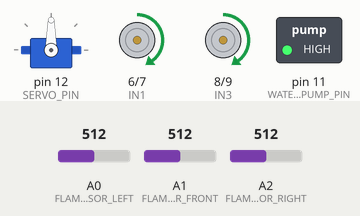
Recording of a sketch running on a simulated Arduino Uno, built with avr-gcc and run on an emulated ATmega328P. On the bench: servo, motor-driver pin pairs drawn as motors (green arrow = first pin HIGH = forward, orange = second pin HIGH = backward, longer = more drive, scaled by the enable pin), switched loads named in the sketch (green lamp = pin HIGH). The test bench sets the inputs (shaded band); at power-on: A1 (FLAME_SENSOR_FRONT) = 512, A0 (FLAME_SENSOR_LEFT) = 512, A2 (FLAME_SENSOR_RIGHT) = 512.

Above: at 1.2 s.
1.3 s: A1 (FLAME_SENSOR_FRONT) set to 840
2.8 s: A1 (FLAME_SENSOR_FRONT) set to 858
At 4.0 s:
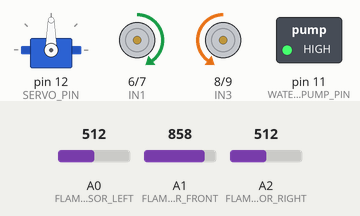
4.3 s: A0 (FLAME_SENSOR_LEFT) set to 832
5.8 s: A0 (FLAME_SENSOR_LEFT) set to 868
At 6.4 s:
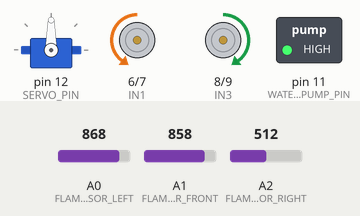
7.3 s: A2 (FLAME_SENSOR_RIGHT) set to 833
8.8 s: A2 (FLAME_SENSOR_RIGHT) set to 861
At 9.9 s:
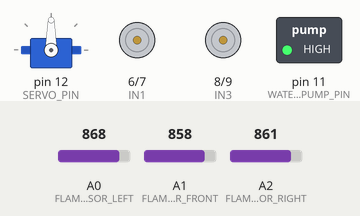
Timing chart, 0 to 11.3 s (numbered marks = the images above; inputs shaded):
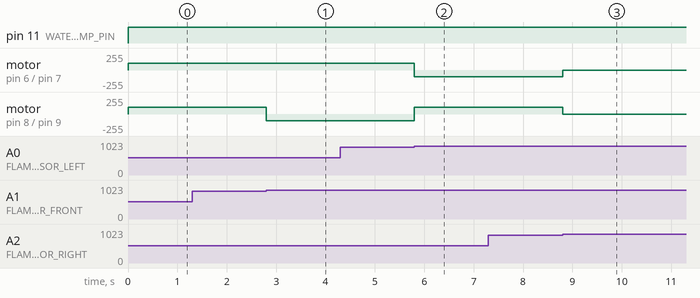

Measured:
- the behaviour switches between 849 and 850 on A1 (FLAME_SENSOR_FRONT) (found by bisection; images 0 and 1)
- the behaviour switches between 849 and 850 on A0 (FLAME_SENSOR_LEFT) (found by bisection; images 1 and 2)
- the behaviour switches between 849 and 850 on A2 (FLAME_SENSOR_RIGHT) (found by bisection; images 2 and 3)
- after the input at 1.3 s, every drawn part: stays the same
- after the input at 2.8 s, motor on pin 8 (IN3) / pin 9 (IN4): forward 100/255 → backward 100/255 at once
- after the input at 4.3 s, every drawn part: stays the same
- after the input at 5.8 s, motor on pin 6 (IN1) / pin 7 (IN2): forward 100/255 → backward 100/255 at once; motor on pin 8 (IN3) / pin 9 (IN4): backward 100/255 → forward 100/255 at once
- after the input at 7.3 s, every drawn part: stays the same
- after the input at 8.8 s, motor on pin 6 (IN1) / pin 7 (IN2): backward 100/255 → stopped at once; motor on pin 8 (IN3) / pin 9 (IN4): forward 100/255 → stopped at once

The sketch:

final_fighr_fiter_and_car.ino
```cpp
#include <Servo.h>    //1
#include <NewPing.h>

// Motor Driver Pins (L298N)
#define ENA 5
#define IN1 6
#define IN2 7
#define IN3 8
#define IN4 9
#define ENB 10

// Flame Sensor Pins
#define FLAME_SENSOR_LEFT A0 //
#define FLAME_SENSOR_FRONT A1
#define FLAME_SENSOR_RIGHT A2

// Water Pump Relay
#define WATER_PUMP_PIN 11

// Fire Detection Threshold
#define FLAME_THRESHOLD 850

// Ultrasonic Sensor & Servo
#define SERVO_PIN 12
#define ULTRASONIC_SENSOR_TRIG 13
#define ULTRASONIC_SENSOR_ECHO 11
#define MAX_SPEED 100
#define TURN_DURATION 700
#define DISTANCE_TO_CHECK 40

NewPing mySensor(ULTRASONIC_SENSOR_TRIG, ULTRASONIC_SENSOR_ECHO, 400);
Servo myServo;

// Fire-fighting mode flag
bool fireDetected = false;
unsigned long lastFireTime = 0;

void setup() {
    pinMode(ENA, OUTPUT);
    pinMode(IN1, OUTPUT);
    pinMode(IN2, OUTPUT);
    pinMode(IN3, OUTPUT);
    pinMode(IN4, OUTPUT);
    pinMode(ENB, OUTPUT);
    pinMode(WATER_PUMP_PIN, OUTPUT);

    digitalWrite(WATER_PUMP_PIN, LOW);  // Keep pump OFF initially
    myServo.attach(SERVO_PIN);
    myServo.write(90);
}

void loop() {
    int flameLeft = analogRead(FLAME_SENSOR_LEFT);
    int flameFront = analogRead(FLAME_SENSOR_FRONT);
    int flameRight = analogRead(FLAME_SENSOR_RIGHT);

    // Check if fire is detected
    if (flameLeft < FLAME_THRESHOLD || flameFront < FLAME_THRESHOLD || flameRight < FLAME_THRESHOLD) {
        fireDetected = true;
        lastFireTime = millis(); // Reset fire timer
    }

    if (fireDetected) {
        fireFighterMode(flameLeft, flameFront, flameRight);
    } else {
        unsigned long currentTime = millis();
        if (currentTime - lastFireTime > 30000) {  // Wait 30 seconds before switching back
            autoCareDriveMode();
        }
    }
}

// Fire-fighting mode function
void fireFighterMode(int flameLeft, int flameFront, int flameRight) {
    if (flameFront < FLAME_THRESHOLD) {
        moveForward();
    } else if (flameLeft < FLAME_THRESHOLD) {
        turnLeft();
    } else if (flameRight < FLAME_THRESHOLD) {
        turnRight();
    } else {
        stopMotors();
    }
    activatePump();
}

// Obstacle avoidance mode function
void autoCareDriveMode() {
    int distance = mySensor.ping_cm();

    if (distance > 0 && distance < DISTANCE_TO_CHECK) {
        stopMotors();
        delay(500);

        moveBackward();
        delay(500);

        stopMotors();
        delay(500);

        myServo.write(180);
        delay(500);
        int distanceLeft = mySensor.ping_cm();

        myServo.write(0);
        delay(500);
        int distanceRight = mySensor.ping_cm();

        myServo.write(90);
        delay(500);

        if (distanceLeft == 0 || distanceLeft > distanceRight) {
            turnLeft();
            delay(TURN_DURATION);
        } else {
            turnRight();
            delay(TURN_DURATION);
        }
    } else {
        moveForward();
    }
}

// Motor control functions
void moveForward() {
    analogWrite(ENA, MAX_SPEED);
    analogWrite(ENB, MAX_SPEED);
    digitalWrite(IN1, HIGH);
    digitalWrite(IN2, LOW);
    digitalWrite(IN3, HIGH);
    digitalWrite(IN4, LOW);
}

void moveBackward() {
    analogWrite(ENA, MAX_SPEED);
    analogWrite(ENB, MAX_SPEED);
    digitalWrite(IN1, LOW);
    digitalWrite(IN2, HIGH);
    digitalWrite(IN3, LOW);
    digitalWrite(IN4, HIGH);
}

void turnLeft() {
    analogWrite(ENA, MAX_SPEED);
    analogWrite(ENB, MAX_SPEED);
    digitalWrite(IN1, HIGH);
    digitalWrite(IN2, LOW);
    digitalWrite(IN3, LOW);
    digitalWrite(IN4, HIGH);
}

void turnRight() {
    analogWrite(ENA, MAX_SPEED);
    analogWrite(ENB, MAX_SPEED);
    digitalWrite(IN1, LOW);
    digitalWrite(IN2, HIGH);
    digitalWrite(IN3, HIGH);
    digitalWrite(IN4, LOW);
}

void stopMotors() {
    analogWrite(ENA, 0);
    analogWrite(ENB, 0);
}

void activatePump() {
    digitalWrite(WATER_PUMP_PIN, HIGH);
}

void deactivatePump() {
    digitalWrite(WATER_PUMP_PIN, LOW);
}
```
